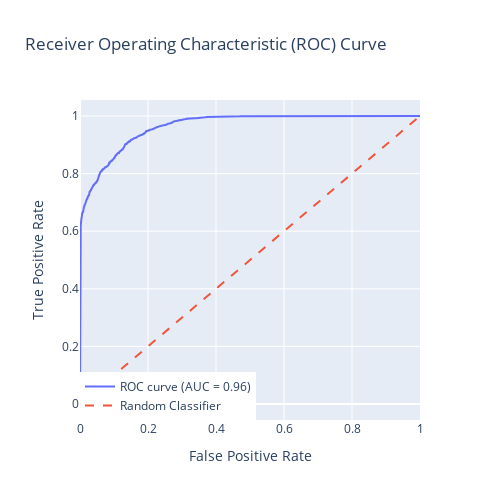
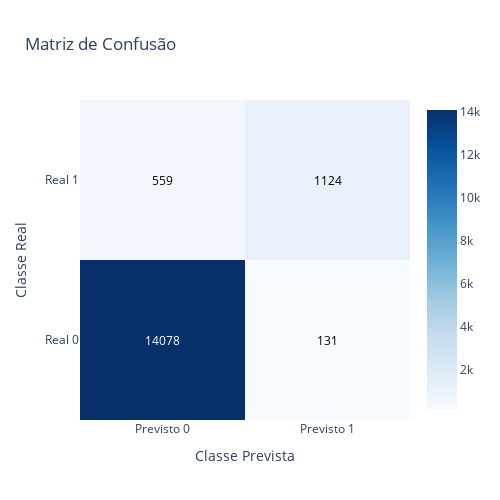

Write notebook code for charts like these, in order.
### Code cell
# Make predictions on the test set

y_pred_proba = model.predict_proba(X_test_pca)[:, 1]

# Calculate the false positive rate, true positive rate, and thresholds

fpr, tpr, thresholds = roc_curve(y_test, y_pred_proba)

# Calculate the area under the ROC curve (AUC)

roc_auc = auc(fpr, tpr)

# Plot the ROC curve

fig = go.Figure()

fig.add_trace(go.Scatter(x=fpr, y=tpr, mode="lines", name="ROC curve (AUC = %0.2f)" % roc_auc))
fig.add_trace(
    go.Scatter(x=[0, 1], y=[0, 1], mode="lines", name="Random Classifier", line=dict(dash="dash"))
)
fig.update_layout(
    title="Receiver Operating Characteristic (ROC) Curve",
    xaxis_title="False Positive Rate",
    yaxis_title="True Positive Rate",
    width=500,
    height=500,
    legend=dict(x=0, y=0, traceorder="normal"),
)
fig.show()

# Calculate the confusion matrix

cm = confusion_matrix(y_test, y_pred)
print(cm)

# Plot the confusion matrix

fig = go.Figure(
    data=go.Heatmap(
        z=cm,
        x=["Previsto 0", "Previsto 1"],
        y=["Real 0", "Real 1"],
        colorscale="Blues",
        hoverongaps=False,
    )
)

max_val = cm.max()
annotations = []
for i in range(len(cm)):
    for j in range(len(cm[0])):
        annotations.append(
            dict(
                x=j,
                y=i,
                text=str(cm[i][j]),
                showarrow=False,
                font=dict(color="white" if cm[i][j] > max_val / 2 else "black"),
            )
        )

fig.update_layout(
    title="Matriz de Confusão",
    width=500,
    height=500,
    xaxis_title="Classe Prevista",
    yaxis_title="Classe Real",
    annotations=annotations,
)

fig.show()

### Figure 1 — Plotly figure (JSON) as saved in the notebook; plotly's stock layout.template omitted (floating-point values rounded to 4 significant figures; data arrays with more than 128 entries replaced by an {"elided": "..."} marker saying what was removed)
{"data": [{"mode": "lines", "name": "ROC curve (AUC = 0.96)", "type": "scatter", "x": {"elided": "1387 float values"}, "y": {"elided": "1387 float values"}}, {"line": {"dash": "dash"}, "mode": "lines", "name": "Random Classifier", "type": "scatter", "x": [0, 1], "y": [0, 1]}], "layout": {"height": 500, "legend": {"traceorder": "normal", "x": 0, "y": 0}, "title": {"text": "Receiver Operating Characteristic (ROC) Curve"}, "width": 500, "xaxis": {"title": {"text": "False Positive Rate"}}, "yaxis": {"title": {"text": "True Positive Rate"}}}}

### Figure 2 — Plotly figure (JSON) as saved in the notebook; plotly's stock layout.template omitted (floating-point values rounded to 4 significant figures)
{"data": [{"colorscale": [[0, "rgb(247,251,255)"], [0.125, "rgb(222,235,247)"], [0.25, "rgb(198,219,239)"], [0.375, "rgb(158,202,225)"], [0.5, "rgb(107,174,214)"], [0.625, "rgb(66,146,198)"], [0.75, "rgb(33,113,181)"], [0.875, "rgb(8,81,156)"], [1, "rgb(8,48,107)"]], "hoverongaps": false, "type": "heatmap", "x": ["Previsto 0", "Previsto 1"], "y": ["Real 0", "Real 1"], "z": [[14078, 131], [559, 1124]]}], "layout": {"annotations": [{"font": {"color": "white"}, "showarrow": false, "text": "14078", "x": 0, "y": 0}, {"font": {"color": "black"}, "showarrow": false, "text": "131", "x": 1, "y": 0}, {"font": {"color": "black"}, "showarrow": false, "text": "559", "x": 0, "y": 1}, {"font": {"color": "black"}, "showarrow": false, "text": "1124", "x": 1, "y": 1}], "height": 500, "title": {"text": "Matriz de Confusão"}, "width": 500, "xaxis": {"title": {"text": "Classe Prevista"}}, "yaxis": {"title": {"text": "Classe Real"}}}}
